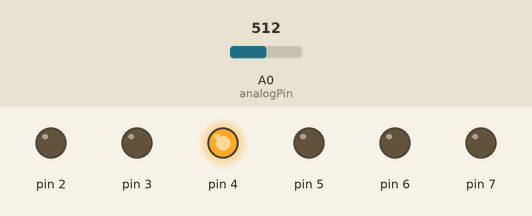
Simulated run of this sketch. Board: Arduino Uno, built with avr-gcc and run on an emulated ATmega328P. On the bench: output pins drawn as LEDs (lit = HIGH). Dashed ring = blinking. Inputs (shaded band) come from the test bench; at power-on: A0 (analogPin) = 512.

Above: at 1.3 s.
1.4 s: A0 (analogPin) set to 306
At 3.83 s:
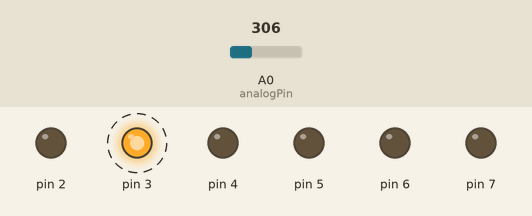
4.5 s: A0 (analogPin) set to 0
At 5.8 s:
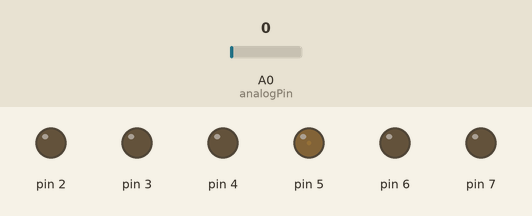
6.1 s: A0 (analogPin) set to 122
At 6.64 s:
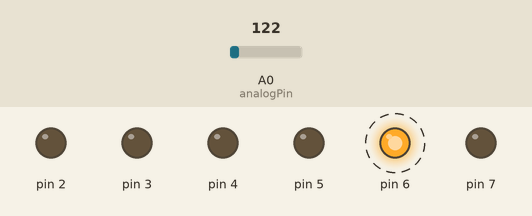
Timing chart, 0 to 15.2 s (numbered marks = the images above; inputs shaded):
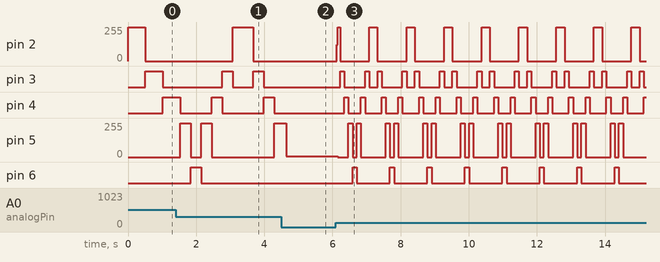

The sketch:

Gioco_led.ino
```cpp
const int PRIMOLED = 2;
const int ULTIMOLED = 6;
int timer = 50;           // The higher the number, the slower the timing.
const int analogPin = A0;
int p;

void setup() {


  // use a for loop to initialize each pin as an output:
  for (int thisPin = 2; thisPin < 8; thisPin++) {
    pinMode(thisPin, OUTPUT);
  }
}

void loop() {
  // loop from the lowest pin to the highest:

  for (int thisPin = PRIMOLED; thisPin < ULTIMOLED; thisPin++) {
    // turn the pin on:
     p = analogRead(analogPin);
    digitalWrite(thisPin, HIGH);
    delay(p);
    // turn the pin off:
    digitalWrite(thisPin, LOW);
  }

  // loop from the highest pin to the lowest:
  for (int thisPin = ULTIMOLED; thisPin >= PRIMOLED; thisPin--) {
    // turn the pin on:
     p = analogRead(analogPin);
    digitalWrite(thisPin, HIGH);
    delay(p);
    // turn the pin off:
    digitalWrite(thisPin, LOW);
  }
}
```

Measured:
- after the input at 1.4 s, pin 2: 0/255 → 255/255 after 1.7 s instead of 2.7 s
- after the input at 4.5 s, pin 2: stays 0/255 (without the input it goes to 255/255 after 1.3 s); pin 3: stays LOW (without the input it goes to HIGH after 1.0 s); pin 4: stays LOW (without the input it goes to HIGH after 0.71 s); pin 6: stays LOW (without the input it goes to HIGH after 0.10 s)
- after the input at 6.1 s, pin 3: LOW → HIGH after 0.12 s, then repeats every 1.1 s: LOW 0.61 s, HIGH 0.12 s, LOW 0.24 s, HIGH 0.12 s; pin 4: LOW → HIGH after 0.24 s, then repeats every 1.1 s: LOW 0.37 s, HIGH 0.12 s, LOW 0.49 s, HIGH 0.12 s
- by itself, pin 3: alternates HIGH for 0.31 s and LOW for 0.61 s
